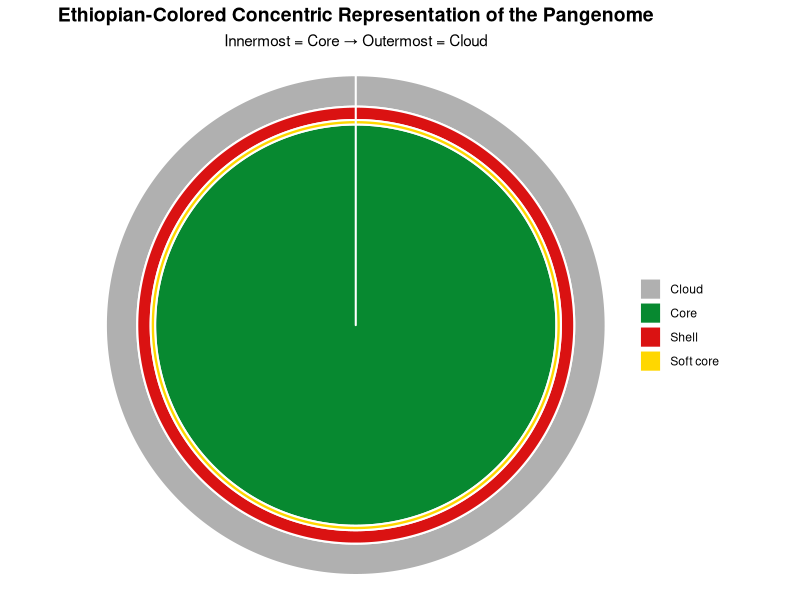
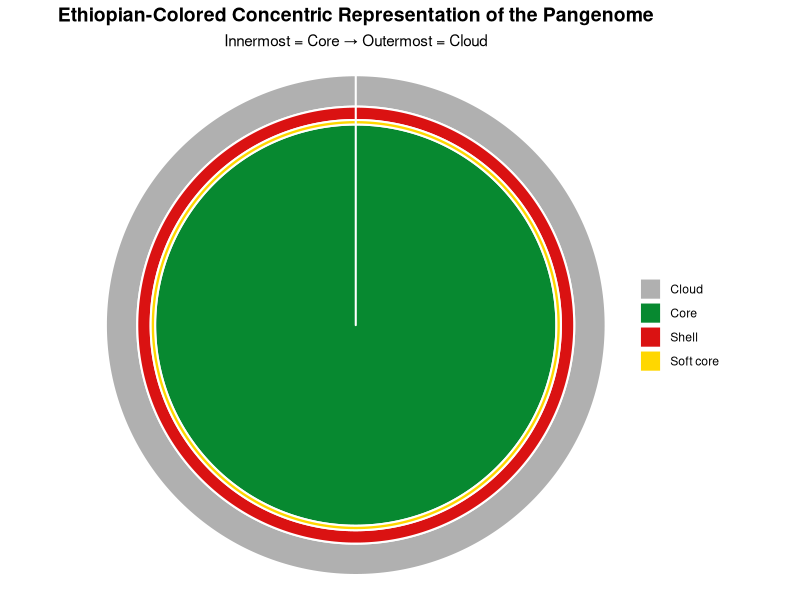

These charts were generated, in order, by the following R code:
# Load libraries
library(tidyverse)
library(ggforce)

# === INPUT ===
summary_counts <- tribble(
  ~Category, ~Count,
  "Core",       3775,
  "Soft core",   84,
  "Shell",      252,
  "Cloud",      591
)

# === CALCULATE PROPORTIONS ===
summary_counts <- summary_counts %>%
  mutate(Percent = Count / sum(Count),
         CumSum = cumsum(Percent))

# === DEFINE LAYER RADII (inner → outer) ===
base_inner <- 0
summary_counts <- summary_counts %>%
  mutate(inner_r = lag(cumsum(Percent), default = base_inner),
         outer_r = cumsum(Percent))

# === ETHIOPIAN FLAG COLORS ===
colors <- c("Core" = "#078930",       # Green
            "Soft core" = "#FFD700",  # Yellow
            "Shell" = "#DA1212",      # Red
            "Cloud" = "#B0B0B0")      # Gray

# === PLOT ===
p <- ggplot(summary_counts) +
  geom_arc_bar(aes(
    x0 = 0, y0 = 0,
    r0 = inner_r, r = outer_r,
    start = 0, end = 2 * pi,
    fill = Category
  ),
  color = "white", size = 0.7
  ) +
  scale_fill_manual(values = colors) +
  coord_fixed() +
  theme_void() +
  theme(
    legend.position = "right",
    legend.title = element_blank(),
    plot.title = element_text(hjust = 0.5, face = "bold", size = 14),
    plot.subtitle = element_text(hjust = 0.5, size = 11)
  ) +
  labs(
    title = "Ethiopian-Colored Concentric Representation of the Pangenome",
    subtitle = "Innermost = Core → Outermost = Cloud"
  )

# === SAVE OUTPUT ===
ggsave("ethiopian_flag_pangenome.png", plot = p, width = 6, height = 6, dpi = 300)

print(p)
